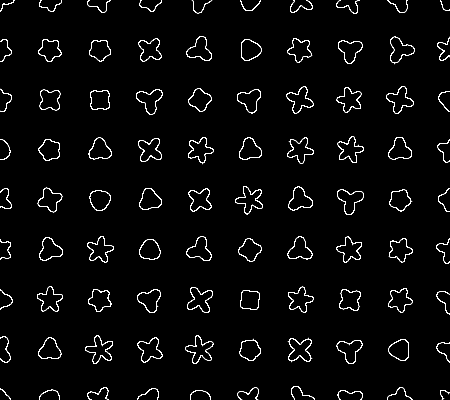
Frame 1 (no input)
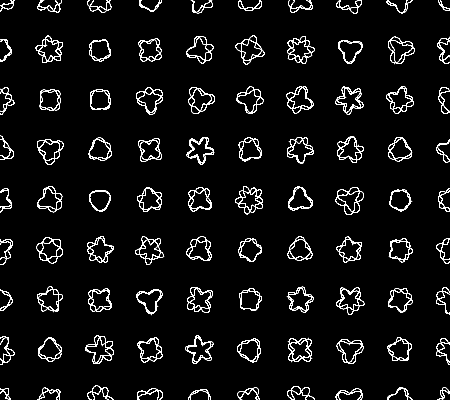
Frame 2 (the mouse pressed at the canvas centre, redrawn once)

The Processing sketch that drew these frames (run headless with seeded random() and noise(); the mouse was pressed at the canvas centre and the sketch redrawn once):

// Processing sketch: processing_month_day_014
// ── processing_month_day_014.pde
float r = 10;

void setup()
{
    size( 450, 400 );
    
    background(0);
    noFill();
    stroke(255);
    smooth();    

    noLoop();
}

void draw()
{
    for (int i = 0; i < 10; i++) {
        for (int j = 0; j < 9; j++) {
            pushMatrix();
            translate( i * 50, j * 50 );
            rotate( random( TWO_PI ));
            circleShape( r, floor(random(3, 6)) );
            popMatrix();    
        }
    }
}

void circleShape( float radius, int numSpikes )
{
    float amp = random( 0.05, 0.5 );

    beginShape();

    for (int i = 0; i < 360; i++) {
        float a =  (1 + amp * cos(radians(i * numSpikes)));
        float x = cos(radians(i)) * radius * a;
        float y = sin(radians(i)) * radius * a;
        vertex(x, y);
    }

    endShape(CLOSE);

}
